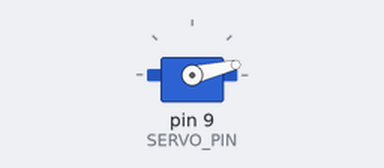
Bench run of a sketch on a simulated Arduino Uno, built with avr-gcc and run on an emulated ATmega328P. On the bench: servo.

Above: at 0.1 s.
At 1.9 s:
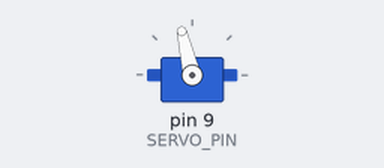
At 3.75 s:
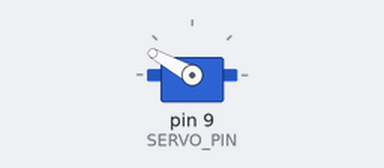
At 7.4 s:
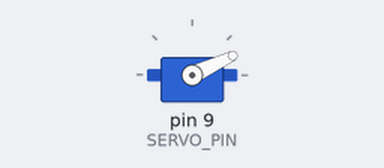
Timing chart, 0 to 12.6 s (numbered marks = the images above):
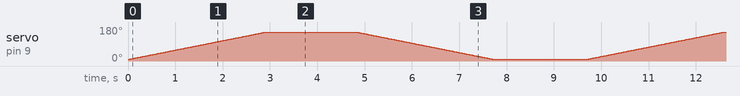

The sketch:

SweepServo.ino
```cpp
#include <Servo.h>

Servo myservo;
const int SERVO_PIN = 9;

int current_pos = 0;    // variable to store the servo current's position

void setup() {
  myservo.attach(SERVO_PIN);
  servo_write(10, 50);
}

void loop() {
  int pos = 10;
  while (pos <= 150) {
    pos += 1;
    myservo.write(pos);
    delay(20);
  }
  delay(2000);
  while (pos >= 10) {
    pos -= 1;
    myservo.write(pos);
    delay(20);
  }
  delay(2000);
}

void servo_write(int value, int time_delay) {
  myservo.write(value);
  current_pos = value;
  delay(time_delay);
}

void servo_rotate(int degree, int time_delay) {
  int desired_pos = degree - current_pos;
  if (desired_pos < 0) {
    desired_pos = 0;
  } else if (desired_pos > 180) {
    desired_pos = 180;
  }
  int i = degree > 0 ? +1 : -1;
  while (desired_pos != current_pos) {
    servo_write(current_pos + i, time_delay);
  }
}
```
